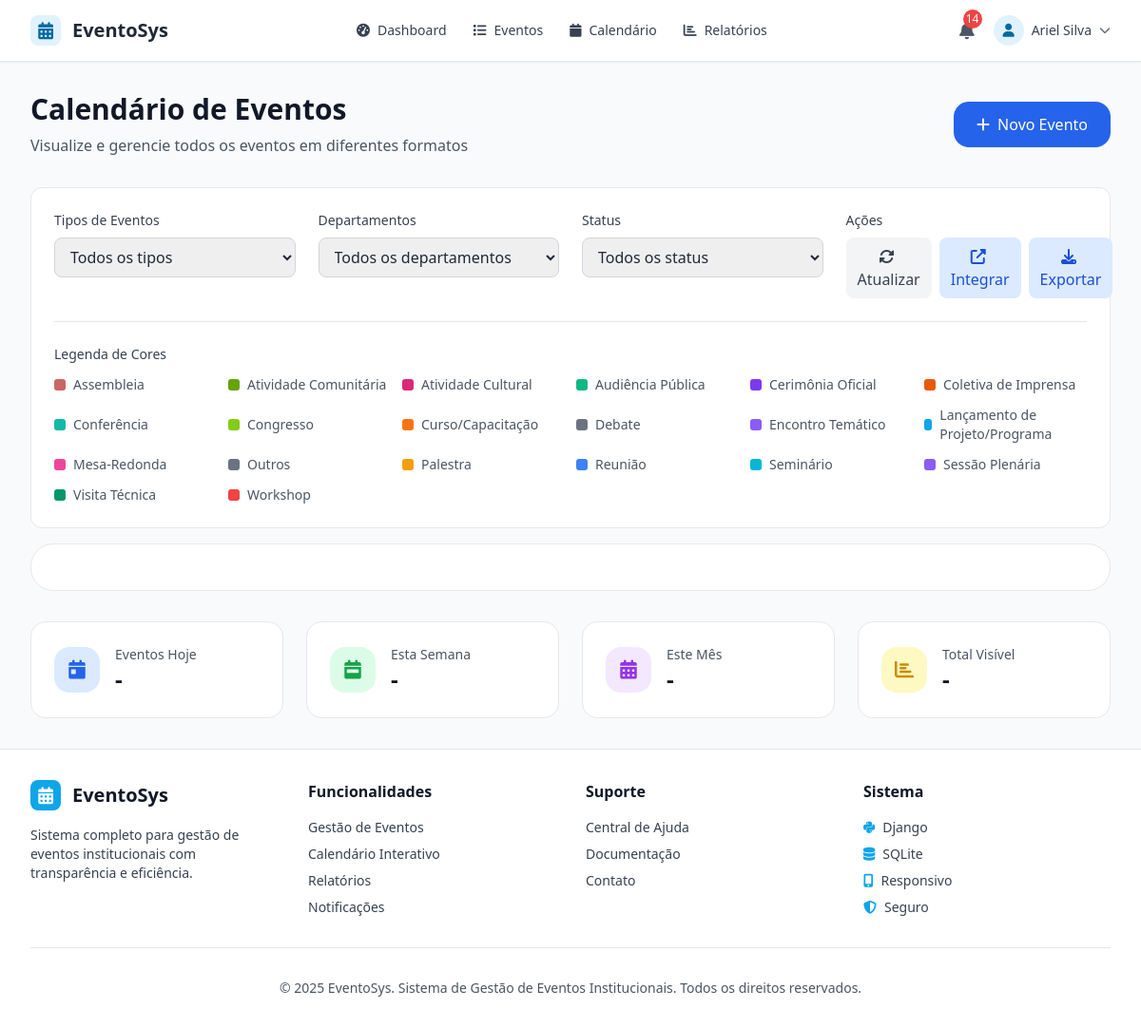
Page /calendar/ (signed in) on the committed database.
### events/models.py (models this page shows, shortened)
class EventType(models.Model):
    EVENT_TYPES = [
        ('reuniao', 'Reunião'),
        ('audiencia_publica', 'Audiência Pública'),
        ('sessao_plenaria', 'Sessão Plenária'),
        ('palestra', 'Palestra'),
        ('workshop', 'Workshop'),
        ('seminario', 'Seminário'),
        ('congresso', 'Congresso'),
        ('curso_capacitacao', 'Curso/Capacitação'),
        ('mesa_redonda', 'Mesa-Redonda'),
        ('debate', 'Debate'),
        ('conferencia', 'Conferência'),
        ('encontro_tematico', 'Encontro Temático'),
        ('assembleia', 'Assembleia'),
        ('visita_tecnica', 'Visita Técnica'),
        ('cerimonia_oficial', 'Cerimônia Oficial'),
        ('lancamento_projeto', 'Lançamento de Projeto/Programa'),
        ('coletiva_imprensa', 'Coletiva de Imprensa'),
        ('atividade_cultural', 'Atividade Cultural'),
        ('atividade_comunitaria', 'Atividade Comunitária'),
        ('outros', 'Outros'),
    ]
    name = models.CharField(max_length=50, choices=EVENT_TYPES, verbose_name="Tipo")
    color = models.CharField(max_length=7, default='#3B82F6', verbose_name="Cor", help_text="Código hex da cor (#RRGGBB)")
    icon = models.CharField(max_length=50, default='fas fa-calendar', verbose_name="Ícone", help_text="Classe do ícone FontAwesome")
    class Meta:
        verbose_name = "Tipo de Evento"
        verbose_name_plural = "Tipos de Eventos"
        ordering = ['name']

### events/views.py (the view)
# urls.py: path('calendar/', views.calendar_view, name='calendar'),
@login_required
def calendar_view(request):
    context = {
        'can_create_events': has_permission(request.user, 'create_event'),
        'event_types': EventType.objects.all(),  # type: ignore
        'departments': Department.objects.all(),  # type: ignore
    }
    return render(request, 'events/calendar.html', context)

### templates/events/calendar.html (shortened to what this page needs)
{% extends 'base.html' %}
{% block extra_css %}
<link href='https://cdn.jsdelivr.net/npm/fullcalendar@6.1.10/index.global.min.css' rel='stylesheet' />
{% endblock %}
{% block content %}
<div class="max-w-7xl mx-auto px-4 sm:px-6 lg:px-8 py-8">
    <div class="mb-8">
        <div class="flex items-center justify-between">
            <div>
                <h1 class="text-3xl font-bold text-gray-900">Calendário de Eventos</h1>
                <p class="text-gray-600 mt-2">Visualize e gerencie todos os eventos em diferentes formatos</p>
            </div>
            {% if can_create_events %}
                <a href="{% url 'events:event_create' %}"
                   class="bg-primary-600 text-white px-6 py-3 rounded-xl font-medium hover:bg-primary-700 transition-colors duration-150 flex items-center">
                    <i class="fas fa-plus mr-2"></i>
                    Novo Evento
                </a>
            {% endif %}
        </div>
    </div>
    <div class="filter-panel">
        <div class="grid lg:grid-cols-4 gap-6">
            <div>
                <label class="block text-sm font-medium text-gray-700 mb-2">Tipos de Eventos</label>
                <select id="eventTypeFilter" class="w-full px-3 py-2 border border-gray-300 rounded-lg focus:outline-none focus:ring-2 focus:ring-primary-500">
                    <option value="">Todos os tipos</option>
                </select>
            </div>
            <div>
                <label class="block text-sm font-medium text-gray-700 mb-2">Departamentos</label>
                <select id="departmentFilter" class="w-full px-3 py-2 border border-gray-300 rounded-lg focus:outline-none focus:ring-2 focus:ring-primary-500">
                    <option value="">Todos os departamentos</option>
                </select>
            </div>
            <div>
                <label class="block text-sm font-medium text-gray-700 mb-2">Status</label>
                <select id="statusFilter" class="w-full px-3 py-2 border border-gray-300 rounded-lg focus:outline-none focus:ring-2 focus:ring-primary-500">
                    <option value="">Todos os status</option>
                </select>
            </div>
            <div>
                <label class="block text-sm font-medium text-gray-700 mb-2">Ações</label>
                <div class="flex space-x-2">
                    <button id="refreshCalendar"
                            class="flex-1 bg-gray-100 text-gray-700 px-3 py-2 rounded-lg hover:bg-gray-200 transition-colors font-medium">
                        <i class="fas fa-sync-alt mr-1"></i>
                        Atualizar
                    </button>
                    <a href="{% url 'events:calendar_integration' %}"
                       class="flex-1 bg-blue-100 text-blue-700 px-3 py-2 rounded-lg hover:bg-blue-200 transition-colors font-medium text-center">
                        <i class="fas fa-external-link-alt mr-1"></i>
                        Integrar
                    </a>
                    <button id="exportCalendar"
                            class="flex-1 bg-primary-100 text-primary-700 px-3 py-2 rounded-lg hover:bg-primary-200 transition-colors font-medium">
                        <i class="fas fa-download mr-1"></i>
                        Exportar
                    </button>
                </div>
            </div>
        </div>
        <div class="mt-6 pt-6 border-t border-gray-200">
            <h3 class="text-sm font-medium text-gray-700 mb-3">Legenda de Cores</h3>
            <div class="grid grid-cols-2 md:grid-cols-3 lg:grid-cols-6 gap-3" id="colorLegend">
                {% for event_type in event_types %}
                    <div class="flex items-center text-sm">
                        <span class="color-indicator" style="background-color: {{ event_type.color }};"></span>
                        <span class="text-gray-600">{{ event_type.get_name_display }}</span>
                    </div>
                {% endfor %}
            </div>
        </div>
    </div>
    <div class="bg-white rounded-2xl border border-gray-200 overflow-hidden relative">
        <div id="calendar" class="p-6"></div>
    </div>
    <div class="grid md:grid-cols-4 gap-6 mt-8">
        <div class="bg-white rounded-xl border border-gray-200 p-6">
            <div class="flex items-center">
                <div class="w-12 h-12 bg-blue-100 rounded-xl flex items-center justify-center mr-4">
                    <i class="fas fa-calendar-day text-blue-600 text-xl"></i>
                </div>
                <div>
                    <p class="text-sm text-gray-600">Eventos Hoje</p>
                    <p class="text-2xl font-bold text-gray-900" id="eventsToday">-</p>
                </div>
            </div>
        </div>
        <div class="bg-white rounded-xl border border-gray-200 p-6">
            <div class="flex items-center">
                <div class="w-12 h-12 bg-green-100 rounded-xl flex items-center justify-center mr-4">
                    <i class="fas fa-calendar-week text-green-600 text-xl"></i>
                </div>
                <div>
                    <p class="text-sm text-gray-600">Esta Semana</p>
                    <p class="text-2xl font-bold text-gray-900" id="eventsWeek">-</p>
                </div>
            </div>
        </div>
        <div class="bg-white rounded-xl border border-gray-200 p-6">
            <div class="flex items-center">
                <div class="w-12 h-12 bg-purple-100 rounded-xl flex items-center justify-center mr-4">
                    <i class="fas fa-calendar-alt text-purple-600 text-xl"></i>
                </div>
                <div>
                    <p class="text-sm text-gray-600">Este Mês</p>
                    <p class="text-2xl font-bold text-gray-900" id="eventsMonth">-</p>
                </div>
            </div>
        </div>
        <div class="bg-white rounded-xl border border-gray-200 p-6">
            <div class="flex items-center">
                <div class="w-12 h-12 bg-yellow-100 rounded-xl flex items-center justify-center mr-4">
                    <i class="fas fa-chart-bar text-yellow-600 text-xl"></i>
                </div>
                <div>
                    <p class="text-sm text-gray-600">Total Visível</p>
                    <p class="text-2xl font-bold text-gray-900" id="eventsTotal">-</p>
                </div>
            </div>
        </div>
    </div>
</div>
{% endblock %}

### templates/base.html (shortened to what this page needs)
<!DOCTYPE html>
<html lang="pt-BR" class="h-full">
<head>
    <script src="https://cdn.tailwindcss.com"></script>
    <link rel="stylesheet" href="https://cdnjs.cloudflare.com/ajax/libs/font-awesome/6.4.0/css/all.min.css"
          onload="this.onload=null;this.rel='stylesheet'"
          onerror="this.onerror=null;this.href='/static/fontawesome/css/all.min.css';this.rel='stylesheet'">
    {% block extra_css %}{% endblock %}
</head>
<body class="h-full bg-gray-50 text-gray-800">
    <div class="flex flex-col min-h-screen">
        {% if user.is_authenticated %}
            <nav class="bg-white shadow-sm border-b border-gray-200">
                <div class="max-w-7xl mx-auto px-4 sm:px-6 lg:px-8">
                    <div class="flex justify-between items-center h-16">
                        <div class="flex items-center">
                            <a href="{% url 'events:dashboard' %}" class="flex items-center space-x-3">
                                <div class="w-8 h-8 bg-pastel-blue-100 rounded-lg flex items-center justify-center">
                                    <i class="fas fa-calendar-alt text-pastel-blue-700 text-lg"></i>
                                </div>
                                <span class="font-bold text-xl text-gray-800">EventoSys</span>
                            </a>
                        </div>
                        <div class="hidden md:flex items-center space-x-1">
                            <a href="{% url 'events:dashboard' %}"
                               class="px-3 py-2 rounded-lg text-sm font-medium text-gray-700 hover:text-pastel-blue-700 hover:bg-pastel-blue-50 transition-colors duration-150">
                                <i class="fas fa-tachometer-alt mr-2"></i>Dashboard
                            </a>
                            <a href="{% url 'events:event_list' %}"
                               class="px-3 py-2 rounded-lg text-sm font-medium text-gray-700 hover:text-pastel-blue-700 hover:bg-pastel-blue-50 transition-colors duration-150">
                                <i class="fas fa-list mr-2"></i>Eventos
                            </a>
                            <a href="{% url 'events:calendar' %}"
                               class="px-3 py-2 rounded-lg text-sm font-medium text-gray-700 hover:text-pastel-blue-700 hover:bg-pastel-blue-50 transition-colors duration-150">
                                <i class="fas fa-calendar mr-2"></i>Calendário
                            </a>
                            <a href="{% url 'reports:list' %}"
                               class="px-3 py-2 rounded-lg text-sm font-medium text-gray-700 hover:text-pastel-blue-700 hover:bg-pastel-blue-50 transition-colors duration-150">
                                <i class="fas fa-chart-bar mr-2"></i>Relatórios
                            </a>
                        </div>
                        <div class="flex items-center space-x-4">
                            {% if user.is_authenticated %}
                            <div class="relative">
                                <button id="notificationButton" class="p-1 rounded-full text-gray-600 hover:text-gray-900 focus:outline-none relative">
                                    <i class="fas fa-bell text-lg"></i>
                                    <span id="notificationCount" class="absolute -top-1 -right-1 bg-red-500 text-white text-xs rounded-full h-5 w-5 flex items-center justify-center hidden">0</span>
                                </button>
                            </div>
                            {% endif %}
                            <div class="relative">
                                <button id="user-menu-button" class="flex items-center space-x-2 text-sm rounded-full focus:outline-none">
                                    <div class="w-8 h-8 rounded-full bg-pastel-blue-100 flex items-center justify-center">
                                        <i class="fas fa-user text-pastel-blue-700"></i>
                                    </div>
                                    <span class="hidden md:block font-medium text-gray-700">{{ user.get_full_name|default:user.username }}</span>
                                    <i class="fas fa-chevron-down text-xs text-gray-500 hidden md:block"></i>
                                </button>
                            </div>
                        </div>
                    </div>
                </div>
            </nav>
        {% endif %}
        <main class="flex-grow">
            {% block content %}{% endblock %}
        </main>
        {% if user.is_authenticated %}
            <footer class="bg-white border-t border-gray-200">
                <div class="max-w-7xl mx-auto px-4 sm:px-6 lg:px-8 py-8">
                    <div class="grid md:grid-cols-4 gap-8">
                        <div>
                            <div class="flex items-center space-x-3 mb-4">
                                <div class="w-8 h-8 bg-pastel-blue-500 rounded-lg flex items-center justify-center">
                                    <i class="fas fa-calendar-alt text-white text-lg"></i>
                                </div>
                                <span class="font-bold text-xl text-gray-900">EventoSys</span>
                            </div>
                            <p class="text-gray-700 text-sm">
                                Sistema completo para gestão de eventos institucionais com transparência e eficiência.
                            </p>
                        </div>
                        <div>
                            <h4 class="font-semibold text-gray-900 mb-4">Funcionalidades</h4>
                            <ul class="space-y-2 text-sm text-gray-700">
                                <li><a href="{% url 'events:event_list' %}" class="hover:text-pastel-blue-600">Gestão de Eventos</a></li>
                                <li><a href="{% url 'events:calendar' %}" class="hover:text-pastel-blue-600">Calendário Interativo</a></li>
                                <li><a href="{% url 'reports:list' %}" class="hover:text-pastel-blue-600">Relatórios</a></li>
                                <li><a href="#" class="hover:text-pastel-blue-600">Notificações</a></li>
                            </ul>
                        </div>
                        <div>
                            <h4 class="font-semibold text-gray-900 mb-4">Suporte</h4>
                            <ul class="space-y-2 text-sm text-gray-700">
                                <li><a href="#" class="hover:text-pastel-blue-600">Central de Ajuda</a></li>
                                <li><a href="#" class="hover:text-pastel-blue-600">Documentação</a></li>
                                <li><a href="#" class="hover:text-pastel-blue-600">Contato</a></li>
                            </ul>
                        </div>
                        <div>
                            <h4 class="font-semibold text-gray-900 mb-4">Sistema</h4>
                            <ul class="space-y-2 text-sm text-gray-700">
                                <li class="flex items-center"><i class="fab fa-python mr-2 text-pastel-blue-500"></i> Django</li>
                                <li class="flex items-center"><i class="fas fa-database mr-2 text-pastel-blue-500"></i> SQLite</li>
                                <li class="flex items-center"><i class="fas fa-mobile-alt mr-2 text-pastel-blue-500"></i> Responsivo</li>
                                <li class="flex items-center"><i class="fas fa-shield-alt mr-2 text-pastel-blue-500"></i> Seguro</li>
                            </ul>
                        </div>
                    </div>
                    <div class="border-t border-gray-200 mt-8 pt-8 text-center">
                        <p class="text-sm text-gray-600">
                            © {% now "Y" %} EventoSys. Sistema de Gestão de Eventos Institucionais. Todos os direitos reservados.
                        </p>
                    </div>
                </div>
            </footer>
        {% endif %}
    </div>
</body>
</html>

### rows in the picture
EventType: name "Assembleia"
EventType: name "Atividade Comunitária"
EventType: name "Atividade Cultural"
EventType: name "Audiência Pública"
EventType: name "Cerimônia Oficial"
EventType: name "Coletiva de Imprensa"
EventType: name "Conferência"
EventType: name "Congresso"
EventType: name "Curso/Capacitação"
EventType: name "Debate"
EventType: name "Encontro Temático"
EventType: name "Lançamento de Projeto/Programa"
EventType: name "Mesa-Redonda"
EventType: name "Outros"
EventType: name "Palestra"
EventType: name "Reunião"
EventType: name "Seminário"
EventType: name "Sessão Plenária"
EventType: name "Visita Técnica"
EventType: name "Workshop"

### other values in the picture
{{ user.get_full_name|default:user.username }} "Ariel Silva"
